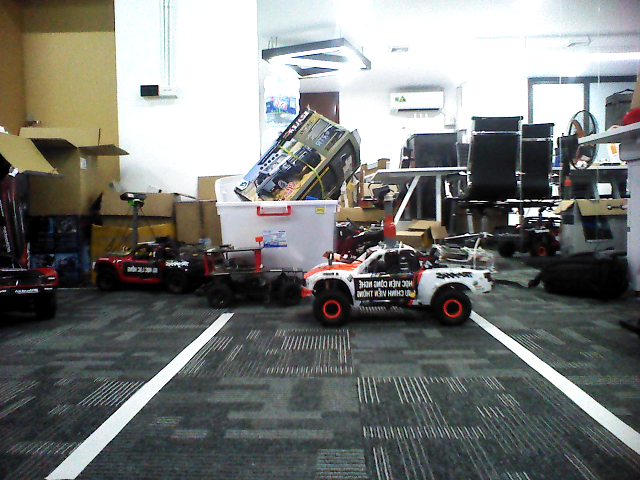
#> input picture ColorImage/2019-06-17 10:37:37.407167.png, 640 x 480 px, found by its file name
$ python maintest.py
#> lines starting #> are read from the running program, lines starting #| are printed output that depends on the picture
#> slider 'TestTrackbar' is set to 85
import cv2

value = 0
def trackbar_callback(val):
#> called with val = 85
    value = val
    img = cv2.imread('/home/dungpb/Dropbox/Dev/classificationObject/ColorImage/2019-06-17 10:37:37.407167.png', 0)
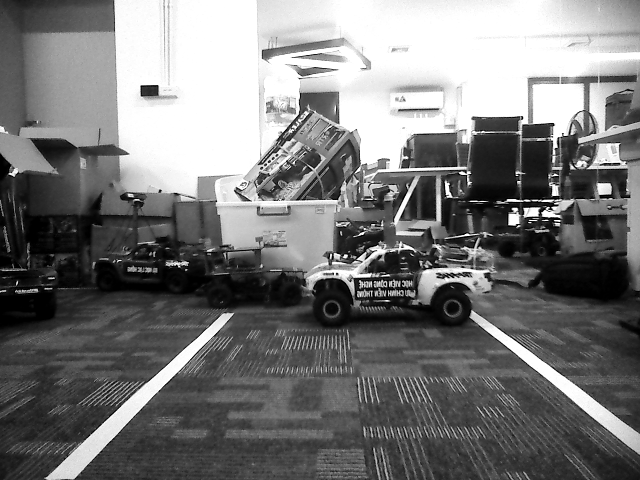
#> img: shape (480, 640); min 0, max 255, mean 120.6

    for i in range(len(img)):
        for j in range(len(img[0])):
            img[i,j] += val
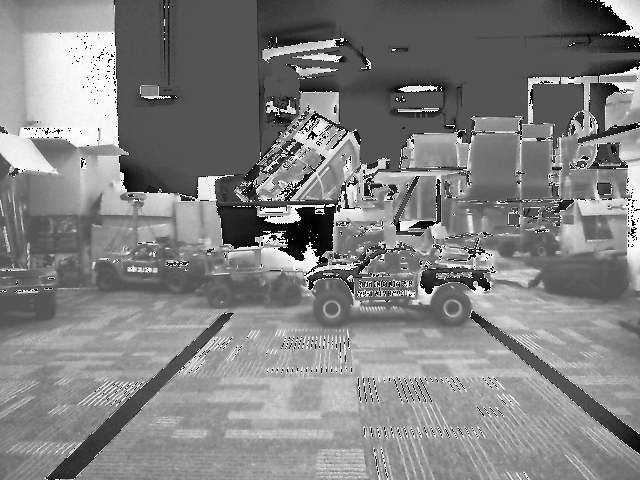
#> img: shape (480, 640); min 0, max 255, mean 130.1
    cv2.imshow("test", img)
if __name__ == '__main__':
    print("abc")

    cv2.namedWindow("test")
    cv2.createTrackbar("TestTrackbar","test",0,255,trackbar_callback)
    # trackbar_callback(value)
    # print(value)
    cv2.waitKey(0)

$ run again, with ColorImage/2019-06-17 10:37:56.074313.png copied over ColorImage/2019-06-17 10:37:37.407167.png
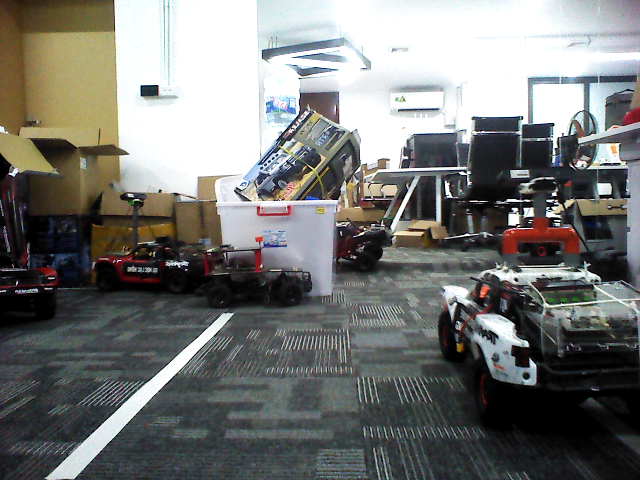
#> input picture ColorImage/2019-06-17 10:37:56.074313.png, 640 x 480 px, found by its file name
#> in trackbar_callback, `img = cv2.imread('/home/dungpb/Dropbox/Dev/classificationObject/ColorI..`:
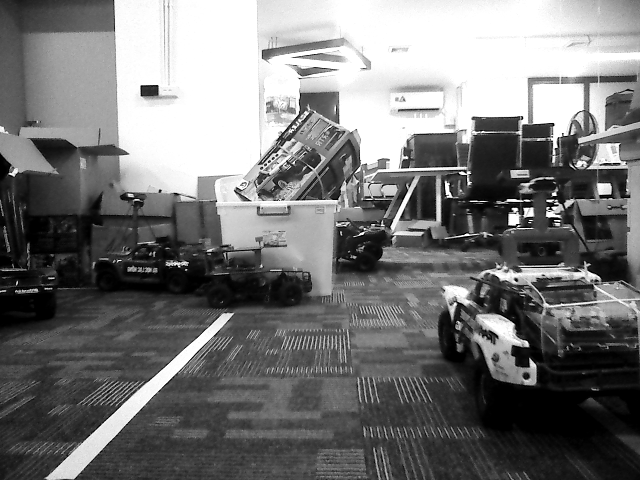
#> img: shape (480, 640); min 0, max 255, mean 118.7
#> after the loop in trackbar_callback, `for i in range(len(img)):`:
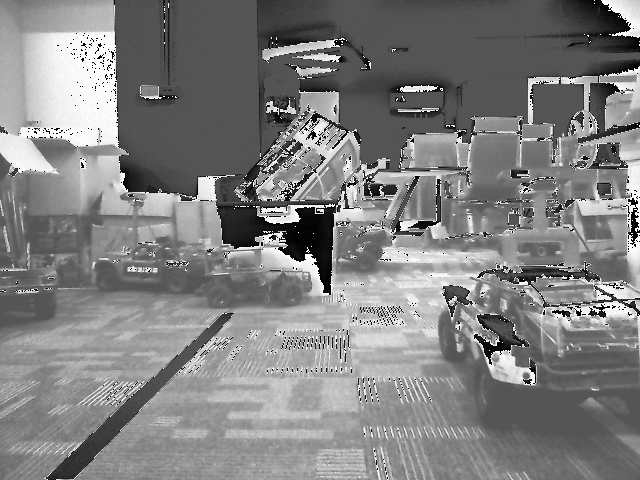
#> img: shape (480, 640); min 0, max 255, mean 128.6
